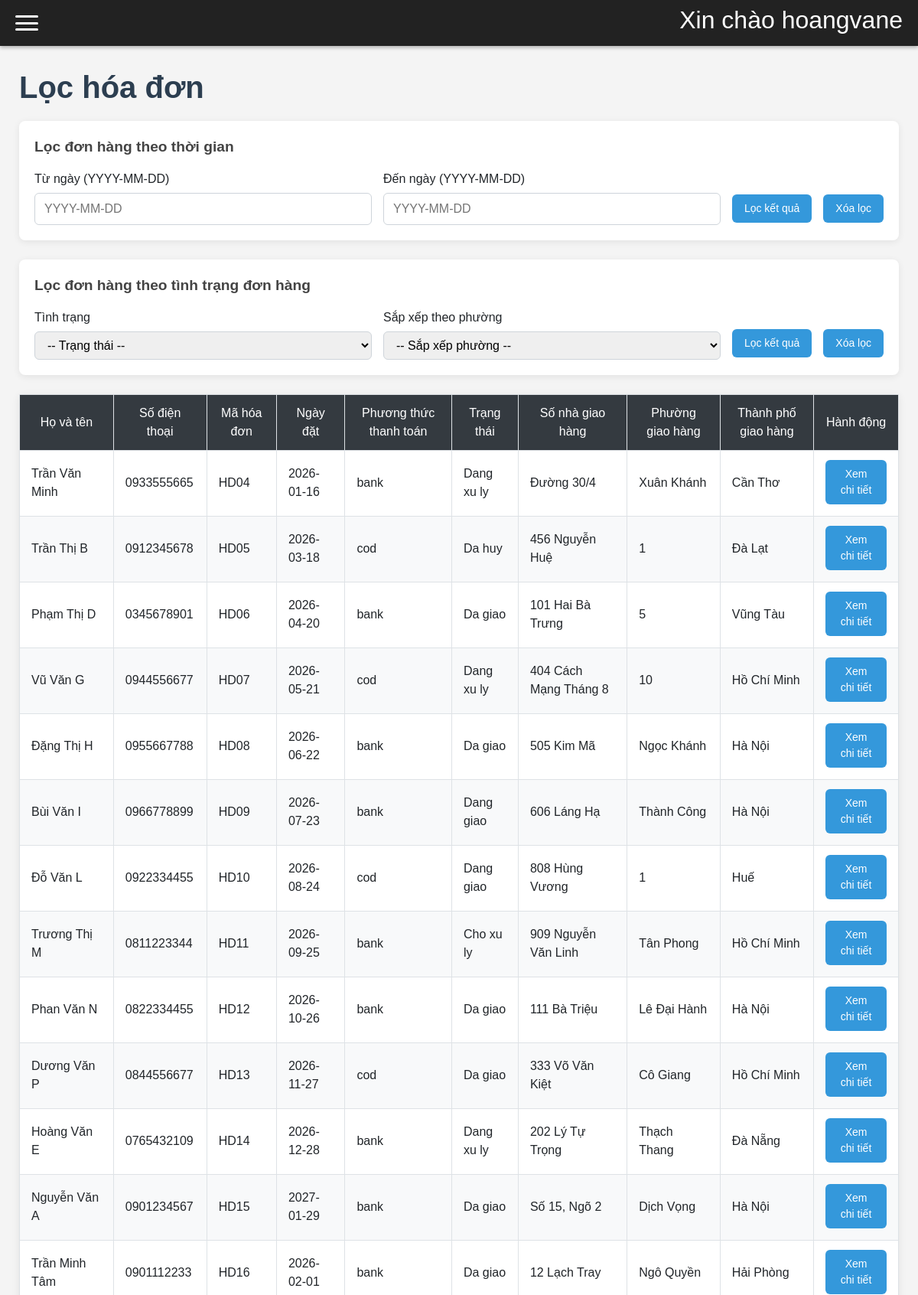
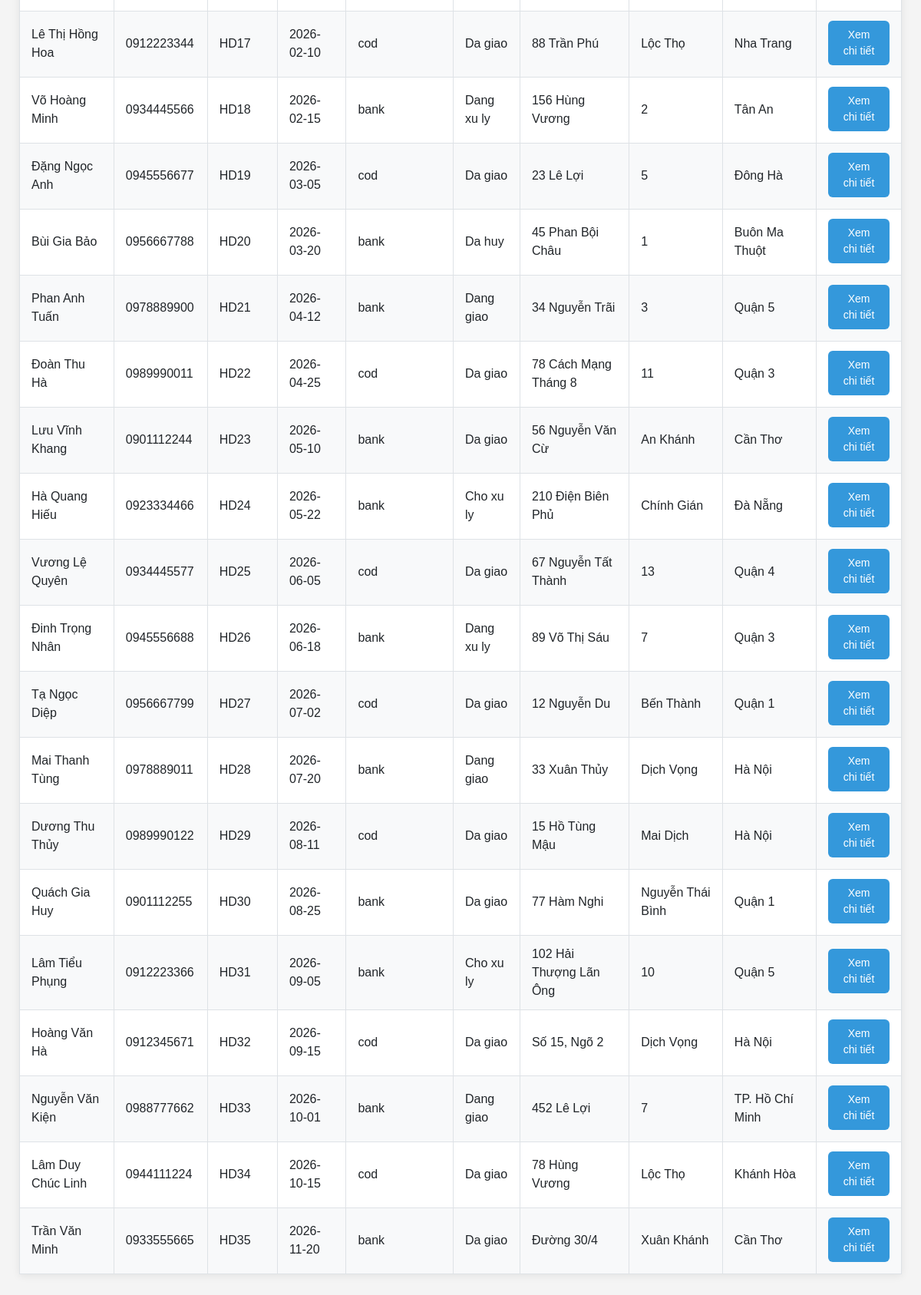
The app's page /admin.php?page=hoadon_loc (signed in) with its own data (2 pictures, top to bottom).
### tables this page shows
CREATE TABLE hoadon (
    mahd VARCHAR(20) PRIMARY KEY NOT NULL,
    ngaydat DATE DEFAULT (CURRENT_DATE), 
    phuongthucthanhtoan VARCHAR(50) NOT NULL,
    trangthai VARCHAR(50) NOT NULL,
    diachihd VARCHAR(255) NOT NULL, 
    phuonghd VARCHAR(255) NOT NULL,
    thanhtienhd float not null default 0,  
    thanhphohd VARCHAR(255) NOT NULL,
    username VARCHAR(50), 
    FOREIGN KEY (username) REFERENCES khachhang(username)
);

CREATE TABLE khachhang(
    username varchar(50) primary key not null unique,
    hoten varchar(50) not null,
    trangthaitk varchar(20) not null,
    SDT varchar (10) not null,
    diachinha varchar(225) not null,
    phuong varchar(255) not null,
    thanhpho varchar(255) not null,
    matkhau varchar(225) not null
);

### hoadon_loc.php (the view, shortened to what this page needs)
<?php
require_once 'db.php';
?>
<!DOCTYPE html>
<html lang="vi">
<head>
    <link href="https://cdn.jsdelivr.net/npm/bootstrap@5.3.3/dist/css/bootstrap.min.css" rel="stylesheet">
</head>
<body>
        <?php
    echo "<h1>Lọc hóa đơn</h1>";
    $tu_ngay  = $_GET['tu_ngay'] ?? '';
    $den_ngay = $_GET['den_ngay'] ?? '';
echo "
    <div class='filter-container'>
        <div class='filter-title'>Lọc đơn hàng theo thời gian</div>
        <form method='GET' class='filter-form'>
            <input type='hidden' name='page' value='hoadon'>
            <div class='filter-group'>
                <label>Từ ngày (YYYY-MM-DD)</label>
                <input type='text' id='tu_ngay' name='tu_ngay' value='$tu_ngay'
                       class='filter-input' placeholder='YYYY-MM-DD'
                       pattern='\d{4}-\d{2}-\d{2}' title='Định dạng: Năm-Tháng-Ngày (VD: 2024-01-01)'>
            </div>
            <div class='filter-group'>
                <label>Đến ngày (YYYY-MM-DD)</label>
                <input type='text' id='den_ngay' name='den_ngay' value='$den_ngay'
                       class='filter-input' placeholder='YYYY-MM-DD'
                       pattern='\d{4}-\d{2}-\d{2}' title='Định dạng: Năm-Tháng-Ngày (VD: 2024-12-31)'>
            </div>
            <button type='button' onclick='locVoiAPI()' class='btn-filter'>Lọc kết quả</button>
            <a href='index.php?page=hoadon_loc' class='btn-filter'>Xóa lọc</a>
        </form>
        <div id='ketqua_loc'></div>
    </div>";
    echo " <div class='filter-container'>
<div class='filter-title'>Lọc đơn hàng theo tình trạng đơn hàng</div>
    <div class='filter-form'>
        <div class='filter-group'>
            <label>Tình trạng</label>
            <select id='loc_tinhtrang' class='filter-input'>
                <option value=''>-- Trạng thái --</option>
                <option value='Cho xu ly'>Chờ xử lý</option>
                <option value='Dang giao'>Đang giao</option>
                <option value='Da giao'>Đã giao</option>
                <option value='Da huy'>Đã hủy</option>
            </select> </div>
        <div class='filter-group'>
            <label>Sắp xếp theo phường </label>
            <select id='sapxepphuong' class='filter-input'>
                <option value=''>-- Sắp xếp phường --</option>
                <option value='asc'>A → Z</option>
                <option value='desc'>Z → A</option>
            </select></div>
        <button type='button' class='btn-filter' onclick='locDonHang()'>Lọc kết quả</button>
        <a href='index.php?page=hoadon_loc' class='btn-filter'>Xóa lọc</a>
    </div>
</div>";
    $sql = "SELECT * FROM hoadon join khachhang on hoadon.username = khachhang.username ";
    $rs = mysqli_query($conn, $sql);
    echo "<table id='main-table'>
            <thead>
            <th>Họ và tên</th>
            <th>Số điện thoại</th>
            <th>Mã hóa đơn</th>
            <th>Ngày đặt</th>
            <th>Phương thức thanh toán</th>
            <th>Trạng thái</th>
            <th>Số nhà giao hàng</th>
            <th>Phường giao hàng</th>
            <th>Thành phố giao hàng</th>
            <th>Hành động</th>
    </thead>";
    while ($row = mysqli_fetch_assoc($rs)) {
        echo "<tr>
                <td data-label='Họ và tên'>{$row['hoten']}</td>
                <td data-label='Số điện thoại'>{$row['SDT']}</td>
                <td data-label='Mã hóa đơn'>{$row['mahd']}</td>
                <td data-label='Ngày đặt'>{$row['ngaydat']}</td>
                <td data-label='Thanh toán'>{$row['phuongthucthanhtoan']}</td>
                <td data-label='Trạng thái'>{$row['trangthai']}</td>
                <td data-label='Địa chỉ'>{$row['diachihd']}</td>
                <td data-label='Phường'>{$row['phuonghd']}</td>
                <td data-label='Thành phố'>{$row['thanhphohd']}</td>
                <td data-label='Hành động'>
                <button type='button' class='btn-filter' onclick=\"showDetails('{$row['mahd']}')\">Xem chi tiết</button></td>
              </tr>";
    }
    echo "</table>";
?>
</div>

### admin.php (style rules this page uses)
* { margin: 0; padding: 0; box-sizing: border-box; }
body { font-family: Arial, sans-serif; background: #f4f4f4; min-height: 100vh; }

### hoadon_loc.php (style rules this page uses)
body { font-family: Arial, sans-serif; background: #f4f4f4; min-height: 100vh; }
h1 { color: #2c3e50; margin-bottom: 20px; font-weight: bold; }
.filter-container { background: white; padding: 20px; border-radius: 8px; box-shadow: 0 2px 10px rgba(0,0,0,0.08); margin-bottom: 25px; }
.filter-title { font-size: 1.2rem; font-weight: 600; margin-bottom: 15px; color: #444; }
.filter-form { display: flex; flex-wrap: wrap; gap: 15px; align-items: flex-end; }
.filter-group { flex: 1; min-width: 220px; }
.filter-group label { display: block; margin-bottom: 6px; font-weight: 500; }
.filter-input { width: 100%; padding: 8px 12px; border: 1px solid #ced4da; border-radius: 6px; font-size: 1rem; }
.btn-filter { display:inline-block; padding:8px 16px; background:#3498db; color:white; border-radius:6px; text-decoration:none; font-size:14px; transition:0.2s; border:none; margin-bottom: 3px; cursor:pointer; }
table#main-table { width: 100%; border-collapse: collapse; background: white; box-shadow: 0 2px 10px rgba(0,0,0,0.08); margin-top: 20px; }
table th, table td { padding: 12px 15px; border: 1px solid #dee2e6; text-align: left; }
table th { background: #343a40; color: white; text-align: center; font-weight: 500; }
table tr:nth-child(even) { background: #f8f9fa; }

### records on screen
hoadon: username.hoten "Trần Văn Minh", username.SDT "0933555665", mahd "HD04", ngaydat "2026-01-16", phuongthucthanhtoan "bank", trangthai "Dang xu ly", diachihd "Đường 30/4", phuonghd "Xuân Khánh", thanhphohd "Cần Thơ"
hoadon: username.hoten "Trần Thị B", username.SDT "0912345678", mahd "HD05", ngaydat "2026-03-18", phuongthucthanhtoan "cod", trangthai "Da huy", diachihd "456 Nguyễn Huệ", phuonghd "1", thanhphohd "Đà Lạt"
hoadon: username.hoten "Phạm Thị D", username.SDT "0345678901", mahd "HD06", ngaydat "2026-04-20", phuongthucthanhtoan "bank", trangthai "Da giao", diachihd "101 Hai Bà Trưng", phuonghd "5", thanhphohd "Vũng Tàu"
hoadon: username.hoten "Vũ Văn G", username.SDT "0944556677", mahd "HD07", ngaydat "2026-05-21", phuongthucthanhtoan "cod", trangthai "Dang xu ly", diachihd "404 Cách Mạng Tháng 8", phuonghd "10", thanhphohd "Hồ Chí Minh"
hoadon: username.hoten "Đặng Thị H", username.SDT "0955667788", mahd "HD08", ngaydat "2026-06-22", phuongthucthanhtoan "bank", trangthai "Da giao", diachihd "505 Kim Mã", phuonghd "Ngọc Khánh", thanhphohd "Hà Nội"
hoadon: username.hoten "Bùi Văn I", username.SDT "0966778899", mahd "HD09", ngaydat "2026-07-23", phuongthucthanhtoan "bank", trangthai "Dang giao", diachihd "606 Láng Hạ", phuonghd "Thành Công", thanhphohd "Hà Nội"
hoadon: username.hoten "Đỗ Văn L", username.SDT "0922334455", mahd "HD10", ngaydat "2026-08-24", phuongthucthanhtoan "cod", trangthai "Dang giao", diachihd "808 Hùng Vương", phuonghd "1", thanhphohd "Huế"
hoadon: username.hoten "Trương Thị M", username.SDT "0811223344", mahd "HD11", ngaydat "2026-09-25", phuongthucthanhtoan "bank", trangthai "Cho xu ly", diachihd "909 Nguyễn Văn Linh", phuonghd "Tân Phong", thanhphohd "Hồ Chí Minh"
hoadon: username.hoten "Phan Văn N", username.SDT "0822334455", mahd "HD12", ngaydat "2026-10-26", phuongthucthanhtoan "bank", trangthai "Da giao", diachihd "111 Bà Triệu", phuonghd "Lê Đại Hành", thanhphohd "Hà Nội"
hoadon: username.hoten "Dương Văn P", username.SDT "0844556677", mahd "HD13", ngaydat "2026-11-27", phuongthucthanhtoan "cod", trangthai "Da giao", diachihd "333 Võ Văn Kiệt", phuonghd "Cô Giang", thanhphohd "Hồ Chí Minh"
hoadon: username.hoten "Hoàng Văn E", username.SDT "0765432109", mahd "HD14", ngaydat "2026-12-28", phuongthucthanhtoan "bank", trangthai "Dang xu ly", diachihd "202 Lý Tự Trọng", phuonghd "Thạch Thang", thanhphohd "Đà Nẵng"
hoadon: username.hoten "Nguyễn Văn A", username.SDT "0901234567", mahd "HD15", ngaydat "2027-01-29", phuongthucthanhtoan "bank", trangthai "Da giao", diachihd "Số 15, Ngõ 2", phuonghd "Dịch Vọng", thanhphohd "Hà Nội"
hoadon: username.hoten "Trần Minh Tâm", username.SDT "0901112233", mahd "HD16", ngaydat "2026-02-01", phuongthucthanhtoan "bank", trangthai "Da giao", diachihd "12 Lạch Tray", phuonghd "Ngô Quyền", thanhphohd "Hải Phòng"
hoadon: username.hoten "Lê Thị Hồng Hoa", username.SDT "0912223344", mahd "HD17", ngaydat "2026-02-10", phuongthucthanhtoan "cod", trangthai "Da giao", diachihd "88 Trần Phú", phuonghd "Lộc Thọ", thanhphohd "Nha Trang"
hoadon: username.hoten "Võ Hoàng Minh", username.SDT "0934445566", mahd "HD18", ngaydat "2026-02-15", phuongthucthanhtoan "bank", trangthai "Dang xu ly", diachihd "156 Hùng Vương", phuonghd "2", thanhphohd "Tân An"
hoadon: username.hoten "Đặng Ngọc Anh", username.SDT "0945556677", mahd "HD19", ngaydat "2026-03-05", phuongthucthanhtoan "cod", trangthai "Da giao", diachihd "23 Lê Lợi", phuonghd "5", thanhphohd "Đông Hà"
hoadon: username.hoten "Bùi Gia Bảo", username.SDT "0956667788", mahd "HD20", ngaydat "2026-03-20", phuongthucthanhtoan "bank", trangthai "Da huy", diachihd "45 Phan Bội Châu", phuonghd "1", thanhphohd "Buôn Ma Thuột"
hoadon: username.hoten "Phan Anh Tuấn", username.SDT "0978889900", mahd "HD21", ngaydat "2026-04-12", phuongthucthanhtoan "bank", trangthai "Dang giao", diachihd "34 Nguyễn Trãi", phuonghd "3", thanhphohd "Quận 5"
hoadon: username.hoten "Đoàn Thu Hà", username.SDT "0989990011", mahd "HD22", ngaydat "2026-04-25", phuongthucthanhtoan "cod", trangthai "Da giao", diachihd "78 Cách Mạng Tháng 8", phuonghd "11", thanhphohd "Quận 3"
hoadon: username.hoten "Lưu Vĩnh Khang", username.SDT "0901112244", mahd "HD23", ngaydat "2026-05-10", phuongthucthanhtoan "bank", trangthai "Da giao", diachihd "56 Nguyễn Văn Cừ", phuonghd "An Khánh", thanhphohd "Cần Thơ"
hoadon: username.hoten "Hà Quang Hiếu", username.SDT "0923334466", mahd "HD24", ngaydat "2026-05-22", phuongthucthanhtoan "bank", trangthai "Cho xu ly", diachihd "210 Điện Biên Phủ", phuonghd "Chính Gián", thanhphohd "Đà Nẵng"
hoadon: username.hoten "Vương Lệ Quyên", username.SDT "0934445577", mahd "HD25", ngaydat "2026-06-05", phuongthucthanhtoan "cod", trangthai "Da giao", diachihd "67 Nguyễn Tất Thành", phuonghd "13", thanhphohd "Quận 4"
hoadon: username.hoten "Đinh Trọng Nhân", username.SDT "0945556688", mahd "HD26", ngaydat "2026-06-18", phuongthucthanhtoan "bank", trangthai "Dang xu ly", diachihd "89 Võ Thị Sáu", phuonghd "7", thanhphohd "Quận 3"
hoadon: username.hoten "Tạ Ngọc Diệp", username.SDT "0956667799", mahd "HD27", ngaydat "2026-07-02", phuongthucthanhtoan "cod", trangthai "Da giao", diachihd "12 Nguyễn Du", phuonghd "Bến Thành", thanhphohd "Quận 1"
hoadon: username.hoten "Mai Thanh Tùng", username.SDT "0978889011", mahd "HD28", ngaydat "2026-07-20", phuongthucthanhtoan "bank", trangthai "Dang giao", diachihd "33 Xuân Thủy", phuonghd "Dịch Vọng", thanhphohd "Hà Nội"
hoadon: username.hoten "Dương Thu Thủy", username.SDT "0989990122", mahd "HD29", ngaydat "2026-08-11", phuongthucthanhtoan "cod", trangthai "Da giao", diachihd "15 Hồ Tùng Mậu", phuonghd "Mai Dịch", thanhphohd "Hà Nội"
hoadon: username.hoten "Quách Gia Huy", username.SDT "0901112255", mahd "HD30", ngaydat "2026-08-25", phuongthucthanhtoan "bank", trangthai "Da giao", diachihd "77 Hàm Nghi", phuonghd "Nguyễn Thái Bình", thanhphohd "Quận 1"
hoadon: username.hoten "Lâm Tiểu Phụng", username.SDT "0912223366", mahd "HD31", ngaydat "2026-09-05", phuongthucthanhtoan "bank", trangthai "Cho xu ly", diachihd "102 Hải Thượng Lãn Ông", phuonghd "10", thanhphohd "Quận 5"
hoadon: username.hoten "Hoàng Văn Hà", username.SDT "0912345671", mahd "HD32", ngaydat "2026-09-15", phuongthucthanhtoan "cod", trangthai "Da giao", diachihd "Số 15, Ngõ 2", phuonghd "Dịch Vọng", thanhphohd "Hà Nội"
hoadon: username.hoten "Nguyễn Văn Kiện", username.SDT "0988777662", mahd "HD33", ngaydat "2026-10-01", phuongthucthanhtoan "bank", trangthai "Dang giao", diachihd "452 Lê Lợi", phuonghd "7", thanhphohd "TP. Hồ Chí Minh"
hoadon: username.hoten "Lâm Duy Chúc Linh", username.SDT "0944111224", mahd "HD34", ngaydat "2026-10-15", phuongthucthanhtoan "cod", trangthai "Da giao", diachihd "78 Hùng Vương", phuonghd "Lộc Thọ", thanhphohd "Khánh Hòa"
hoadon: username.hoten "Trần Văn Minh", username.SDT "0933555665", mahd "HD35", ngaydat "2026-11-20", phuongthucthanhtoan "bank", trangthai "Da giao", diachihd "Đường 30/4", phuonghd "Xuân Khánh", thanhphohd "Cần Thơ"

### other values on screen
$_SESSION['admin'] "hoangvane"
